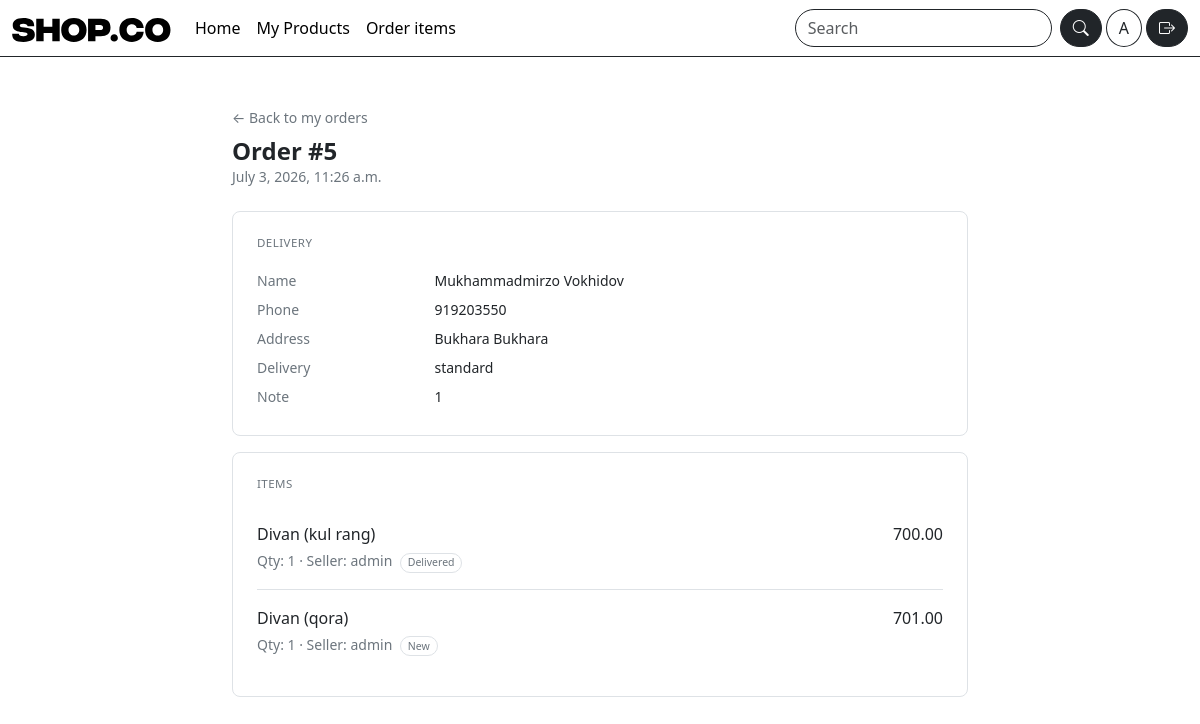
Page /my-orders/5/ (signed in) on the committed database.
### accounts/models.py (models this page shows, shortened)
class User(AbstractUser):
    class Role(models.TextChoices):
        BUYER = 'BUYER', 'Buyer'
        SELLER = 'SELLER', 'Seller'
    role = models.CharField(
        choices=Role.choices,
        default=Role.BUYER
    )
    image = models.ImageField(upload_to="avatars/", null=True, blank=True)
    phone = models.CharField(max_length=15, help_text="+998919203550")
    address = models.CharField(max_length=250)

### orders/models.py (models this page shows, shortened)
class Order(models.Model):
   user = models.ForeignKey(  # buyurtma egasi (xaridor)
       settings.AUTH_USER_MODEL,
       on_delete=models.CASCADE,
       related_name="orders"
   )
   full_name = models.CharField(max_length=120)  # checkoutdagi ism-familiya
   phone = models.CharField(max_length=30)  # telefon
   address = models.TextField()  # manzil (sodda variant)
   delivery_method = models.CharField(max_length=50, default="standard")  # yetkazish turi
   note = models.TextField(blank=True)  # izoh (ixtiyoriy)
   created_at = models.DateTimeField(auto_now_add=True)  # yaratilgan vaqt

class OrderItem(models.Model):
   STATUS_NEW = "new"  # yangi buyurtma
   STATUS_PROCESSING = "processing"  # tayyorlanmoqda
   STATUS_DELIVERED = "delivered"  # yetkazildi
   STATUS_CANCELED = "canceled"  # bekor qilindi
   STATUS_CHOICES = [
       (STATUS_NEW, "New"),
       (STATUS_PROCESSING, "Processing"),
       (STATUS_DELIVERED, "Delivered"),
       (STATUS_CANCELED, "Canceled"),
   ]
   status = models.CharField(max_length=20, choices=STATUS_CHOICES, default=STATUS_NEW)  # order holati
   order = models.ForeignKey(  # qaysi orderga tegishli
       Order, on_delete=models.CASCADE, related_name="items")
   product = models.ForeignKey(Product,
       on_delete=models.PROTECT,  # order bo‘lsa product o‘chib ketmasin (tarix saqlansin)
       related_name="order_items")
   seller = models.ForeignKey(  # buyurtma qaysi sotuvchiga borishini ajratish uchun
       settings.AUTH_USER_MODEL,
       on_delete=models.PROTECT,
       related_name="sold_items")
   qty = models.PositiveIntegerField(default=1)  # soni
   unit_price = models.DecimalField(max_digits=12, decimal_places=2, default=Decimal("0.00"))  # bitta narx

### catalog/models.py (models this page shows, shortened)
class Product(models.Model):
   seller = models.ForeignKey(
       settings.AUTH_USER_MODEL,
       on_delete=models.CASCADE,
       related_name="products"
   )
   category = models.ForeignKey(
       Category,
       on_delete=models.SET_NULL,
       null=True,
       blank=True,
       related_name="products"
   )
   name = models.CharField(max_length=200)
   slug = models.SlugField(max_length=220, unique=True)
   price = models.DecimalField(max_digits=12, decimal_places=2, help_text="$")
   short_description = models.CharField(max_length=255, blank=True)
   description = models.TextField(blank=True)
   stock = models.PositiveIntegerField(default=0)
   is_active = models.BooleanField(default=True)
   main_image = models.ImageField(upload_to="products/main/", blank=True, null=True)
   created_at = models.DateTimeField(auto_now_add=True)

### orders/views.py (the view)
# urls.py: path("my-orders/<int:pk>/", views.OrderDetailView.as_view(), name="order_detail"),  # detail
class OrderDetailView(LoginRequiredMixin, DetailView):
   model = Order
   template_name = "orders/order_detail.html"
   context_object_name = "order"
   def get_queryset(self):
       return Order.objects.filter(user=self.request.user)  # boshqa user orderini ocholmaydi

### templates/orders/order_detail.html (shortened to what this page needs)
{% extends "base.html" %}
{% block content %}
<div class="container py-5" style="max-width: 760px;">
  <div class="mb-4">
    <a href="{% url 'my_orders' %}" class="link-secondary text-decoration-none small">← Back to my orders</a>
    <h1 class="h4 fw-semibold mt-2 mb-0">Order #{{ order.id }}</h1>
    <p class="text-secondary small mb-0">{{ order.created_at }}</p>
  </div>
  <div class="border rounded-3 p-4 mb-3">
    <h2 class="h6 text-uppercase text-secondary mb-3" style="letter-spacing:.04em; font-size:.72rem;">Delivery</h2>
    <dl class="row mb-0 small">
      <dt class="col-4 col-sm-3 fw-normal text-secondary py-1">Name</dt>
      <dd class="col-8 col-sm-9 py-1 mb-0">{{ order.full_name }}</dd>
      <dt class="col-4 col-sm-3 fw-normal text-secondary py-1">Phone</dt>
      <dd class="col-8 col-sm-9 py-1 mb-0">{{ order.phone }}</dd>
      <dt class="col-4 col-sm-3 fw-normal text-secondary py-1">Address</dt>
      <dd class="col-8 col-sm-9 py-1 mb-0">{{ order.address }}</dd>
      <dt class="col-4 col-sm-3 fw-normal text-secondary py-1">Delivery</dt>
      <dd class="col-8 col-sm-9 py-1 mb-0">{{ order.delivery_method }}</dd>
      {% if order.note %}
      <dt class="col-4 col-sm-3 fw-normal text-secondary py-1">Note</dt>
      <dd class="col-8 col-sm-9 py-1 mb-0">{{ order.note }}</dd>
      {% endif %}
    </dl>
  </div>
  <div class="border rounded-3 p-4">
    <h2 class="h6 text-uppercase text-secondary mb-3" style="letter-spacing:.04em; font-size:.72rem;">Items</h2>
    {% for item in order.items.all %}
      <div class="d-flex justify-content-between align-items-start py-3
                  {% if not forloop.last %}border-bottom{% endif %}">
        <div>
          <div class="fw-medium">{{ item.product.name }}</div>
          <div class="text-secondary small mt-1">
            Qty: {{ item.qty }} · Seller: {{ item.seller.username }}
            <span class="badge rounded-pill fw-normal text-secondary border ms-1">{{ item.get_status_display }}</span>
          </div>
        </div>
        <div class="fw-medium text-nowrap ms-3">{{ item.unit_price }}</div>
      </div>
    {% endfor %}
  </div>
</div>
{% endblock %}

### templates/includes/navbar.html (shortened to what this page needs)
{% load static %}
<nav class="navbar navbar-expand-md bottom border-bottom border-dark">
  <div class="container-fluid">
    <a class="navbar-brand" href="{% url 'product_list' %}"><img src="{%static 'images/SHOP.CO.svg' %}" alt=""></a>
    <div class="collapse navbar-collapse" id="navbarSupportedContent">
      <ul class="navbar-nav me-auto mb-2 mb-lg-0">
        <li class="nav-item">
          <a class="nav-link active" aria-current="page" href="{% url 'product_list' %}">Home</a>
        </li>
        <li class="nav-item">
          {% if request.user.is_authenticated and request.user.role == "SELLER" %}
<a class="nav-link active" href="{% url 'seller_products' %}">
My Products
</a>
{% endif %}
        </li>
        {% if user.role == 'SELLER' %}
        <li class="nav-item">
          <a class="nav-link active" href="{% url 'seller_order_items' %}">Order items</a>
        </li>
        {% endif %}
      </ul>
      <form class="d-flex me-1 mb-2 mb-md-0" role="search">
        <input class="form-control me-2 rounded-pill border-dark" type="search" placeholder="Search" aria-label="Search"/>
        <button class="btn btn-dark rounded-pill" type="submit"><i class="bi bi-search"></i></button>
      </form>
      {% if user.is_authenticated and user.image %}
        <a class="border rounded-circle border-dark me-1 btn-outline-dark" href="{% url 'profile'  %}"><img class="rounded rounded-circle"  style="width:35px; height:35px" src="{{ user.image.url }}" alt=""></a>
      {% elif user.is_authenticated and not user.image %}
        <a href="{% url 'profile'%}"><span class="btn btn-outline-dark rounded-circle me-1">{{ user.username|slice:1|title }}</span></a>
       {% else %}
       <a href="{% url 'login' %}"><i class="bi bi-person-circle fs-1 text-dark"></i></a>
       {% endif %}
      {% if user.is_authenticated %}
      <form method="post" action="{% url 'logout' %}" class="r">
        <button class="btn btn-dark rounded-pill"><i class="bi bi-box-arrow-right"></i></button>
      </form>
      {%else%}
      <a class="btn btn-dark rounded-pill mx-1" href="{% url 'login' %}">Login</a>
      <a class="btn border border-dark rounded-pill btn-outline-dark" href="{% url 'signup' %}">Signup</a>
      {% endif %}
    </div>
  </div>
</nav>

### static/css/style.css (style rules this page uses)
.btn-outline-dark { background-color: white; transition: .3s; }
form input, form select { border-radius: 50rem !important; border-color: #212529 !important; }

### rows in the picture
User: username "A"
Order: id "5", created_at "July 3, 2026, 11:26 a.m.", full_name "Mukhammadmirzo Vokhidov", phone "919203550", address "Bukhara Bukhara", delivery_method "standard", note "1"
OrderItem: product.name "Divan (kul rang)", qty "1", seller.username "admin", status "Delivered", unit_price "700.00"
OrderItem: product.name "Divan (qora)", qty "1", seller.username "admin", status "New", unit_price "701.00"
